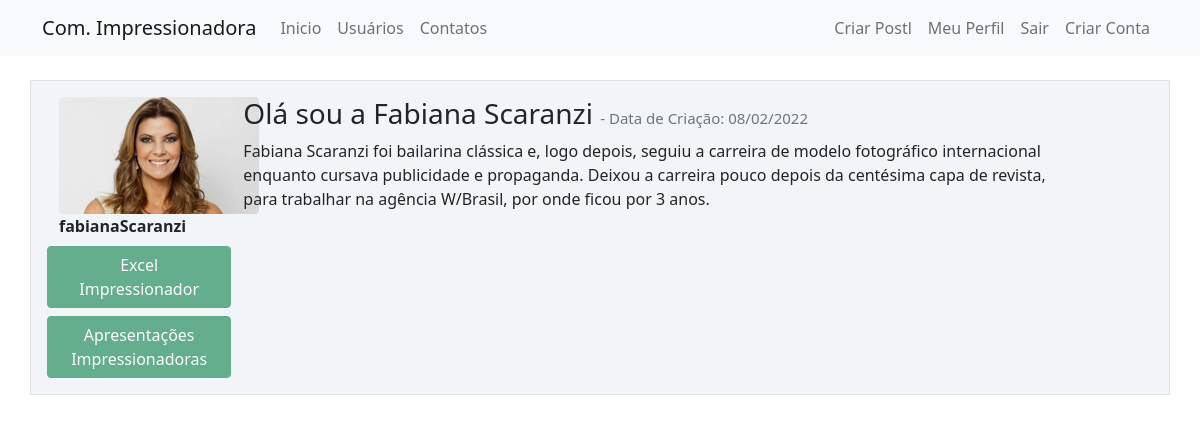
Screenshot of /post/6 (signed in) with the database file from the repository.
### comunidadeimpressionadora/models.py (models this page shows, shortened)
class Usuario(database.Model, UserMixin):
    id = database.Column(database.Integer, primary_key=True)
    username = database.Column(database.String, nullable=False)
    email = database.Column(database.String, nullable=False, unique=True)
    senha = database.Column(database.String, nullable=False)
    foto_perfil = database.Column(database.String, default='default.jpg')
    posts = database.relationship('Post', backref='autor', lazy=True)
    cursos = database.Column(database.String, nullable=False, default='Não Informado')

class Post(database.Model):
    id = database.Column(database.Integer, primary_key=True)
    titulo = database.Column(database.String, nullable=False)
    corpo = database.Column(database.Text, nullable=False)
    data_criacao = database.Column(database.DateTime, nullable=False, default=datetime.utcnow)
    id_usuario = database.Column(database.Integer, database.ForeignKey('usuario.id'), nullable=False)

### comunidadeimpressionadora/routes.py (the view)
@app.route('/post/<post_id>', methods=['GET', 'POST'])
@login_required
def exibir_post(post_id):
    post = Post.query.get(post_id)
    if current_user == post.autor:
        form = FormCriarPost()
        if request.method == 'GET':
            form.titulo.data = post.titulo
            form.corpo.data = post.corpo
        elif form.validate_on_submit():
            post.titulo = form.titulo.data
            post.corpo = form.corpo.data
            database.session.commit()
            flash('Post atualizado com Sucesso', 'alert-success')
            return redirect(url_for('home'))
    else:
        form = None
    return render_template('post.html', post=post, form=form)

### comunidadeimpressionadora/models.py (called while the page is built)
@login_manager.user_loader
def load_usuario(id_usuario):
    return Usuario.query.get(int(id_usuario))

### comunidadeimpressionadora/templates/post.html (shortened to what this page needs)
{% extends 'base.html' %}
{% block body %}
    <div class="container mt-3">
            <div class="row border mt-4 p-3 meupost">
                <div class="col col-2">
                    <div class="image pe-2"> <img src="{{  url_for('static', filename='fotos_perfil/{}'.format(post.autor.foto_perfil)) }}" class="rounded" width="200"> </div>
                    <strong>{{ post.autor.username }}</strong>
                      {% if 'Não Informado' not in post.autor.cursos %}
                              <div class="row justify-content-center">
                                  {% for curso in post.autor.cursos.split(';') %}
                                        <button type="button" class="btn btn-success mt-2" disabled>{{ curso }}</button>
                                  {% endfor %}
                              </div>
                      {% endif %}
                </div>
                <div class="col col-9">
                    <h3>{{ post.titulo }}
                    <small class="text-muted" style="font-size: 15px"> - Data de Criação: {{ post.data_criacao.strftime('%d/%m/%Y') }}
                    </small>
                    </h3>
                    <p>{{ post.corpo }}</p>
                </div>
            </div>
    </div>
{% endblock %}

### comunidadeimpressionadora/static/main.css (style rules this page uses)
.meupost { background: #f2f5f8 !important; }

### rows the page displays
Usuario: foto_perfil (picture), autor.username "fabianaScaranzi"
Post: titulo "Olá sou a Fabiana Scaranzi", data_criacao "08/02/2022", corpo "Fabiana Scaranzi foi bailarina clássica e, logo depois, seguiu a carreira de modelo fotográfico internacional enquanto cursava publicidade e propaganda. Deixou a carreira pouco depois da centésima capa de revista, para trabalhar na agência W/Brasil, por onde ficou por 3 anos."

### other values shown
{{ curso }} "Excel Impressionador" "Apresentações Impressionadoras"
